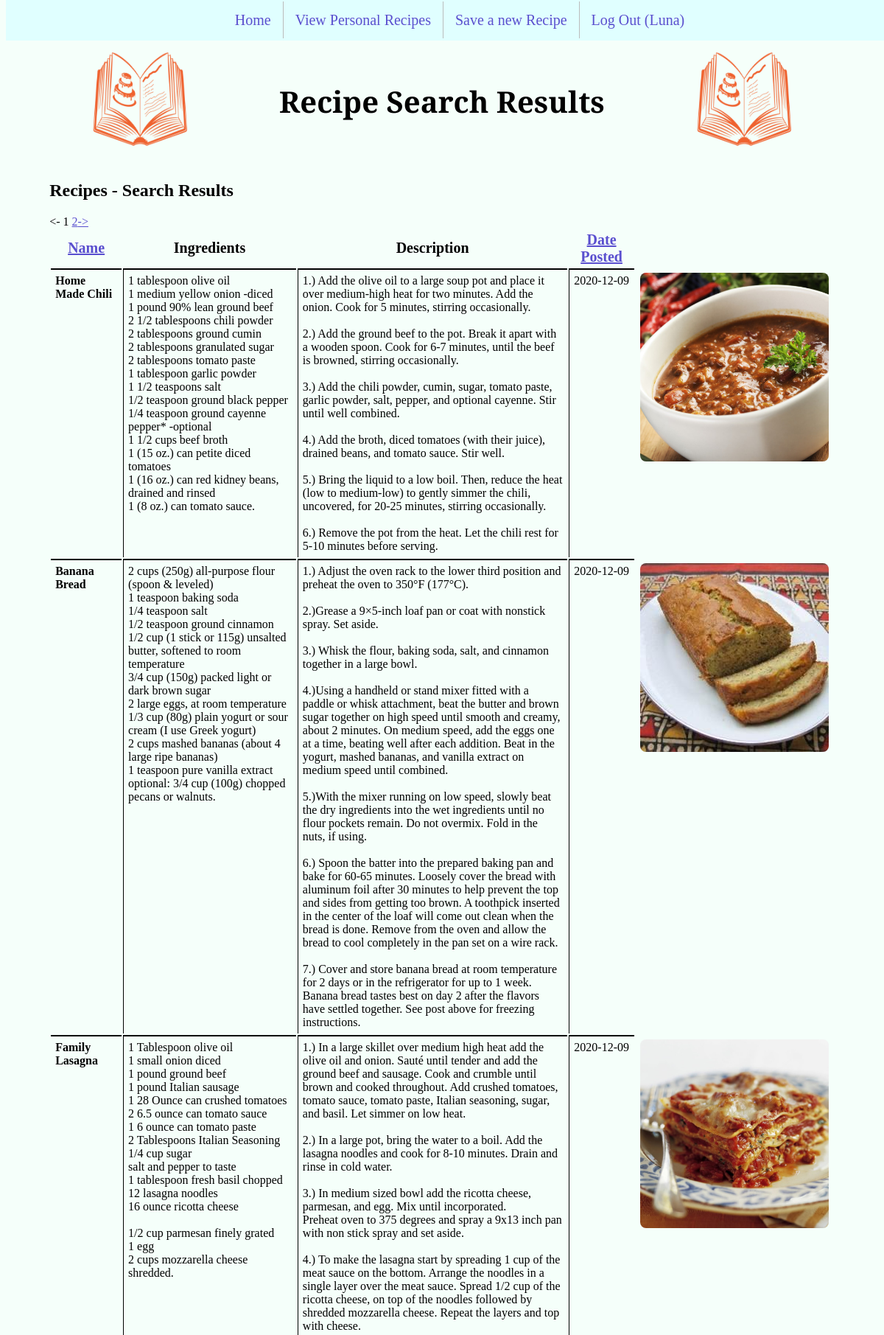
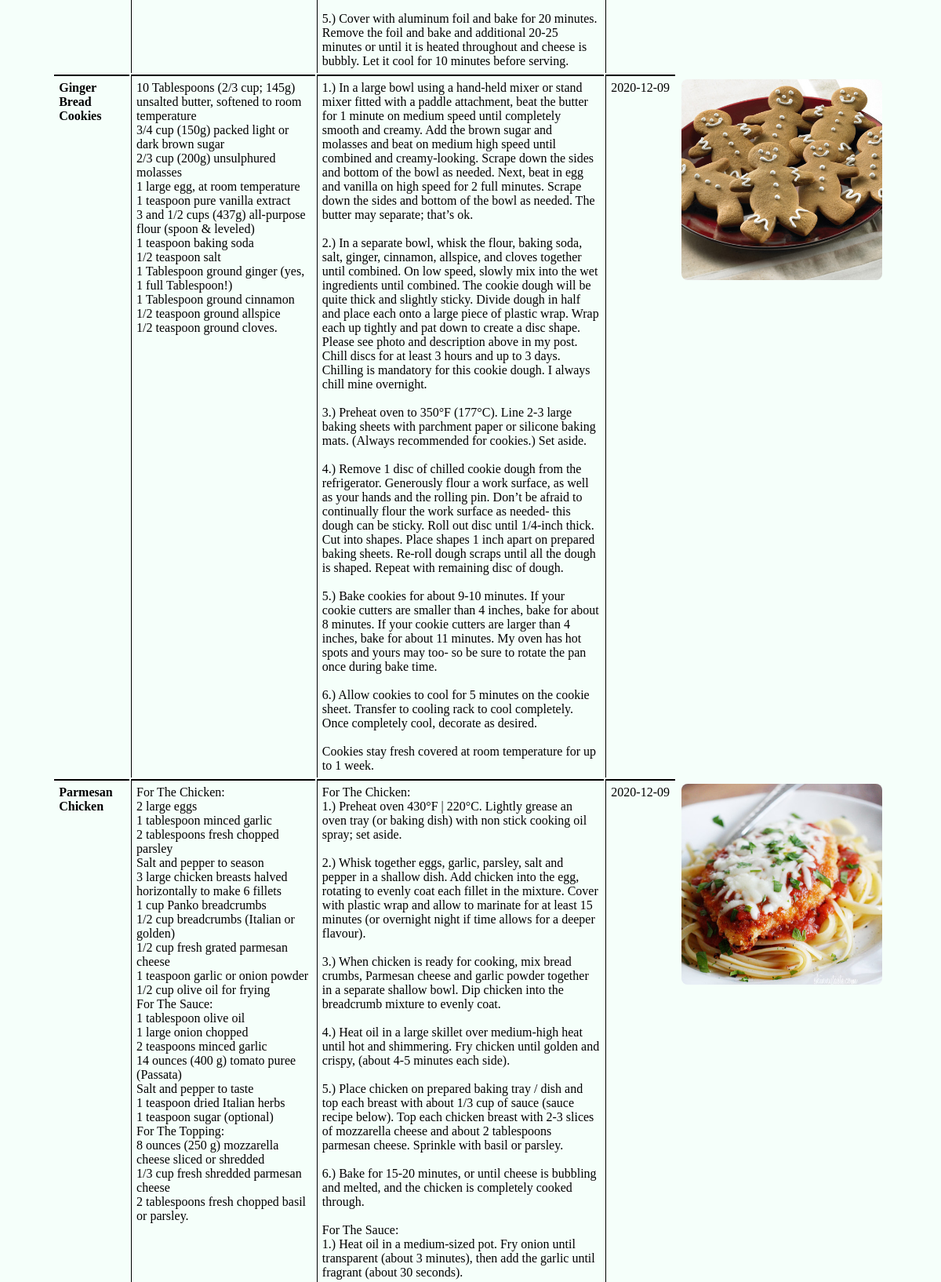
The app's page /search.php (signed in, upper part) with its own data (2 pictures, top to bottom).
### tables this page shows
CREATE TABLE `recipeList` (
  `id` int NOT NULL AUTO_INCREMENT,
  `user_id` int NOT NULL,
  `title` varchar(150) DEFAULT NULL,
  `date` datetime DEFAULT NULL,
  `ingredients` varchar(8000) DEFAULT NULL,
  `directions` varchar(8000) DEFAULT NULL,
  `dishPicture` varchar(150) DEFAULT NULL,
  PRIMARY KEY (`id`),
  KEY `user_id` (`user_id`),
  CONSTRAINT `recipeList_ibfk_1` FOREIGN KEY (`user_id`) REFERENCES `recipeUser` (`userid`) ON DELETE CASCADE ON UPDATE CASCADE
);

### search.php (the view, shortened to what this page needs)
<?php
    require_once('header.php');
    require_once('navmenu.php');
    echo '<h2>Recipes - Search Results</h2>';
    function build_query($user_search, $sort) {
        $search_query = "SELECT * FROM recipeList";
        $clean_search = str_replace(',', ' ', $user_search);
        $search_words = explode(' ', $clean_search);
        $final_search_words = array();
        $where_list = array();
        return $search_query;
    }
    function generate_sort_links($user_search, $sort) {
        $sort_links = '';
        switch ($sort) {
            default:
            $sort_links .= '<th><a href = "' . $_SERVER['PHP_SELF'] . '?usersearch=' . $user_search .
                    '&sort=1">Name</a></th><th>Ingredients</th><th>Description</th>';
            $sort_links .= '<th><a href = "' . $_SERVER['PHP_SELF'] . '?usersearch=' . $user_search .
                    '&sort=3">Date Posted</a></th>';
        }
        return $sort_links;
    }
    function generate_page_links($user_search, $sort, $cur_page, $num_pages) {
        $page_links = '';
        if ($cur_page > 1) {
            $page_links .= '<a href="' . $_SERVER['PHP_SELF'] . '?usersearch=' . $user_search .
                    '&sort=' . $sort . '&page=' . ($cur_page - 1) . '"><-</a> ';
        }
        else {
            $page_links .= '<- ';
        }
        for ($i = 1; $i <= $num_pages; $i++) {
            if ($cur_page == $i) {
                $page_links .= ' ' . $i;
            }
            else {
                $page_links .= ' <a href="' . $_SERVER['PHP_SELF'] . '?usersearch=' . $user_search .
                        '&sort=' . $sort . '&page=' . $i . '"> ' . $i . '</a>';
            }
        }
        if ($cur_page < $num_pages) {
            $page_links .= ' <a href="' . $_SERVER['PHP_SELF'] . '?usersearch=' . $user_search .
                    '&sort=' . $sort . '&page=' . ($cur_page + 1) . '">-></a>';
        }
        else {
            $page_links .= ' ->';
        }
        return $page_links;
    }
    $sort = !empty($_GET['sort']) ? $_GET['sort'] : '';
    $user_search = $_GET['usersearch'];
    $cur_page = isset($_GET['page']) ? $_GET['page'] : 1;
    $results_per_page = 5;
    $skip = (($cur_page - 1) * $results_per_page);
    echo '<div class="results">';
    echo '<table border="0" cellpadding="2">';
    echo '<tr class="heading">';
    echo generate_sort_links($user_search, $sort);
    echo '</tr>';
    $dbc = mysqli_connect(DB_HOST, DB_USER, DB_PASSWORD, DB_NAME)
        or die('Error connecting to MySQL server.');
    $query = build_query($user_search, $sort);
    $result = mysqli_query($dbc, $query)
        or die('Error querying database.');
    $total = mysqli_num_rows($result);
    $num_pages = ceil($total / $results_per_page);
    $query = $query . " LIMIT $skip, $results_per_page";
    $result = mysqli_query($dbc, $query)
        or die('Error querying database.');
    if ($num_pages > 1) {
        echo generate_page_links($user_search, $sort, $cur_page, $num_pages);
    }
    while ($row = mysqli_fetch_array($result)) {
        echo '<tr>';
        echo '<td style="font-weight:bold" valign="top" width="10%">' . $row['title'] . '</td>';
        echo '<td valign="top" width="30%">' . preg_replace("/\r\n/", "<br />", $row['ingredients']) . '.</td>';
        echo '<td valign="top" width="50%">' . preg_replace("/\r\n/", "<br />", $row['directions']) . '</td>';
        echo '<td valign="top" width="10%">' . substr($row['date'], 0, 10) . '</td>';
        if (is_file(RECIPE_UPLOADPATH . $row['dishPicture'])
                && filesize(RECIPE_UPLOADPATH . $row['dishPicture']) > 0) {
            echo '<td valign="top"><img src="' . RECIPE_UPLOADPATH . $row['dishPicture'] . '"
                    alt="Dish image" /></td></tr>';
        }
        else {
            echo '<td valign="top" width="20%">' . $row['dishPicture'] . '</td>';
        }
    }
    echo '</table>';
    echo '</div>';
    require_once('footer.php');
?>

### proj4style.css (style rules this page uses)
th { font-size: 20px; }
td { padding: 6px; border-left: 1px solid black; border-top: 2px solid black; }
td:last-child { border-top: none; }
td:first-child, td:last-child { border-left: none; }
a:link { color: #5a4fcf; }
html,body { height: 100%; background-color: #f5fffa; margin-top: 20px; }
body { display: flex; flex-direction: column; }
img { width: 256px; height: 256px; border-radius: 8px; }
.results { padding-left: 5%; padding-right: 5%; }
h2 { padding-left: 5%; }

### records on screen
recipelist: title "Home Made Chili", ingredients "1 tablespoon olive oil 1 medium yellow onion -diced 1 pound 90% lean ground beef 2 1/2 tablespoons chili powder 2 tablespoons ground cumin 2 tablespoons granulated sugar 2 tablespoons tomato paste 1 tablespoon garlic powder 1 1/2 teaspoons salt 1/2 teaspoon ground black pepper 1/4 teaspoon ground cayenne pepper* -optional 1 1/2 cups beef broth 1 (15 oz.) can petite diced tomatoes 1 (16 oz.) can red kidney beans, drained and rinsed 1 (8 oz.) can tomato sauce", directions "1.) Add the olive oil to a large soup pot and place it over medium-high heat for two minutes. Add the onion. Cook for 5 minutes, stirring occasionally. 2.) Add the ground beef to the pot. Break it apart with a wooden spoon. Cook for 6-7 minutes, until the beef is browned, stirring occasionally. 3.) Add the chili powder, cumin, sugar, tomato paste, garlic powder, salt, pepper, and optional cayenne. Stir until well combined. 4.) Add the broth, diced tomatoes (with their juice), drained beans, and tomato sauce. Stir well. 5.) Bring the liquid to a low boil. Then, reduce the heat (low to medium-low) to gently simmer the chili, uncovered, for 20-25 minutes, stirring occasionally. 6.) Remove the…", date "2020-12-09", dishPicture (picture)
recipelist: title "Banana Bread", ingredients "2 cups (250g) all-purpose flour (spoon & leveled) 1 teaspoon baking soda 1/4 teaspoon salt 1/2 teaspoon ground cinnamon 1/2 cup (1 stick or 115g) unsalted butter, softened to room temperature 3/4 cup (150g) packed light or dark brown sugar 2 large eggs, at room temperature 1/3 cup (80g) plain yogurt or sour cream (I use Greek yogurt) 2 cups mashed bananas (about 4 large ripe bananas) 1 teaspoon pure vanilla extract optional: 3/4 cup (100g) chopped pecans or walnuts", directions "1.) Adjust the oven rack to the lower third position and preheat the oven to 350°F (177°C). 2.)Grease a 9×5-inch loaf pan or coat with nonstick spray. Set aside. 3.) Whisk the flour, baking soda, salt, and cinnamon together in a large bowl. 4.)Using a handheld or stand mixer fitted with a paddle or whisk attachment, beat the butter and brown sugar together on high speed until smooth and creamy, about 2 minutes. On medium speed, add the eggs one at a time, beating well after each addition. Beat in the yogurt, mashed bananas, and vanilla extract on medium speed until combined. 5.)With the mixer running on low speed, slowly beat the dry ingredients into the wet ingredients until no flour…", date "2020-12-09", dishPicture (picture)
recipelist: title "Family Lasagna", ingredients "1 Tablespoon olive oil 1 small onion diced 1 pound ground beef 1 pound Italian sausage 1 28 Ounce can crushed tomatoes 2 6.5 ounce can tomato sauce 1 6 ounce can tomato paste 2 Tablespoons Italian Seasoning 1/4 cup sugar salt and pepper to taste 1 tablespoon fresh basil chopped 12 lasagna noodles 16 ounce ricotta cheese 1/2 cup parmesan finely grated 1 egg 2 cups mozzarella cheese shredded", directions "1.) In a large skillet over medium high heat add the olive oil and onion. Sauté until tender and add the ground beef and sausage. Cook and crumble until brown and cooked throughout. Add crushed tomatoes, tomato sauce, tomato paste, Italian seasoning, sugar, and basil. Let simmer on low heat. 2.) In a large pot, bring the water to a boil. Add the lasagna noodles and cook for 8-10 minutes. Drain and rinse in cold water. 3.) In medium sized bowl add the ricotta cheese, parmesan, and egg. Mix until incorporated. Preheat oven to 375 degrees and spray a 9x13 inch pan with non stick spray and set aside. 4.) To make the lasagna start by spreading 1 cup of the meat sauce on the bottom. Arrange the…", date "2020-12-09", dishPicture (picture)
recipelist: title "Ginger Bread Cookies", ingredients "10 Tablespoons (2/3 cup; 145g) unsalted butter, softened to room temperature 3/4 cup (150g) packed light or dark brown sugar 2/3 cup (200g) unsulphured molasses 1 large egg, at room temperature 1 teaspoon pure vanilla extract 3 and 1/2 cups (437g) all-purpose flour (spoon & leveled) 1 teaspoon baking soda 1/2 teaspoon salt 1 Tablespoon ground ginger (yes, 1 full Tablespoon!) 1 Tablespoon ground cinnamon 1/2 teaspoon ground allspice 1/2 teaspoon ground cloves", directions "1.) In a large bowl using a hand-held mixer or stand mixer fitted with a paddle attachment, beat the butter for 1 minute on medium speed until completely smooth and creamy. Add the brown sugar and molasses and beat on medium high speed until combined and creamy-looking. Scrape down the sides and bottom of the bowl as needed. Next, beat in egg and vanilla on high speed for 2 full minutes. Scrape down the sides and bottom of the bowl as needed. The butter may separate; that’s ok. 2.) In a separate bowl, whisk the flour, baking soda, salt, ginger, cinnamon, allspice, and cloves together until combined. On low speed, slowly mix into the wet ingredients until combined. The cookie dough will be…", date "2020-12-09", dishPicture (picture)
recipelist: title "Parmesan Chicken", ingredients "For The Chicken: 2 large eggs 1 tablespoon minced garlic 2 tablespoons fresh chopped parsley Salt and pepper to season 3 large chicken breasts halved horizontally to make 6 fillets 1 cup Panko breadcrumbs 1/2 cup breadcrumbs (Italian or golden) 1/2 cup fresh grated parmesan cheese 1 teaspoon garlic or onion powder 1/2 cup olive oil for frying For The Sauce: 1 tablespoon olive oil 1 large onion chopped 2 teaspoons minced garlic 14 ounces (400 g) tomato puree (Passata) Salt and pepper to taste 1 teaspoon dried Italian herbs 1 teaspoon sugar (optional) For The Topping: 8 ounces (250 g) mozzarella cheese sliced or shredded 1/3 cup fresh shredded parmesan cheese 2 tablespoons fresh chopped basil…", directions "For The Chicken: 1.) Preheat oven 430°F | 220°C. Lightly grease an oven tray (or baking dish) with non stick cooking oil spray; set aside. 2.) Whisk together eggs, garlic, parsley, salt and pepper in a shallow dish. Add chicken into the egg, rotating to evenly coat each fillet in the mixture. Cover with plastic wrap and allow to marinate for at least 15 minutes (or overnight night if time allows for a deeper flavour). 3.) When chicken is ready for cooking, mix bread crumbs, Parmesan cheese and garlic powder together in a separate shallow bowl. Dip chicken into the breadcrumb mixture to evenly coat. 4.) Heat oil in a large skillet over medium-high heat until hot and shimmering. Fry chicken…", date "2020-12-09", dishPicture (picture)

### other values on screen
$page_title "Recipe Search Results"
$_SESSION['username'] "Luna"
